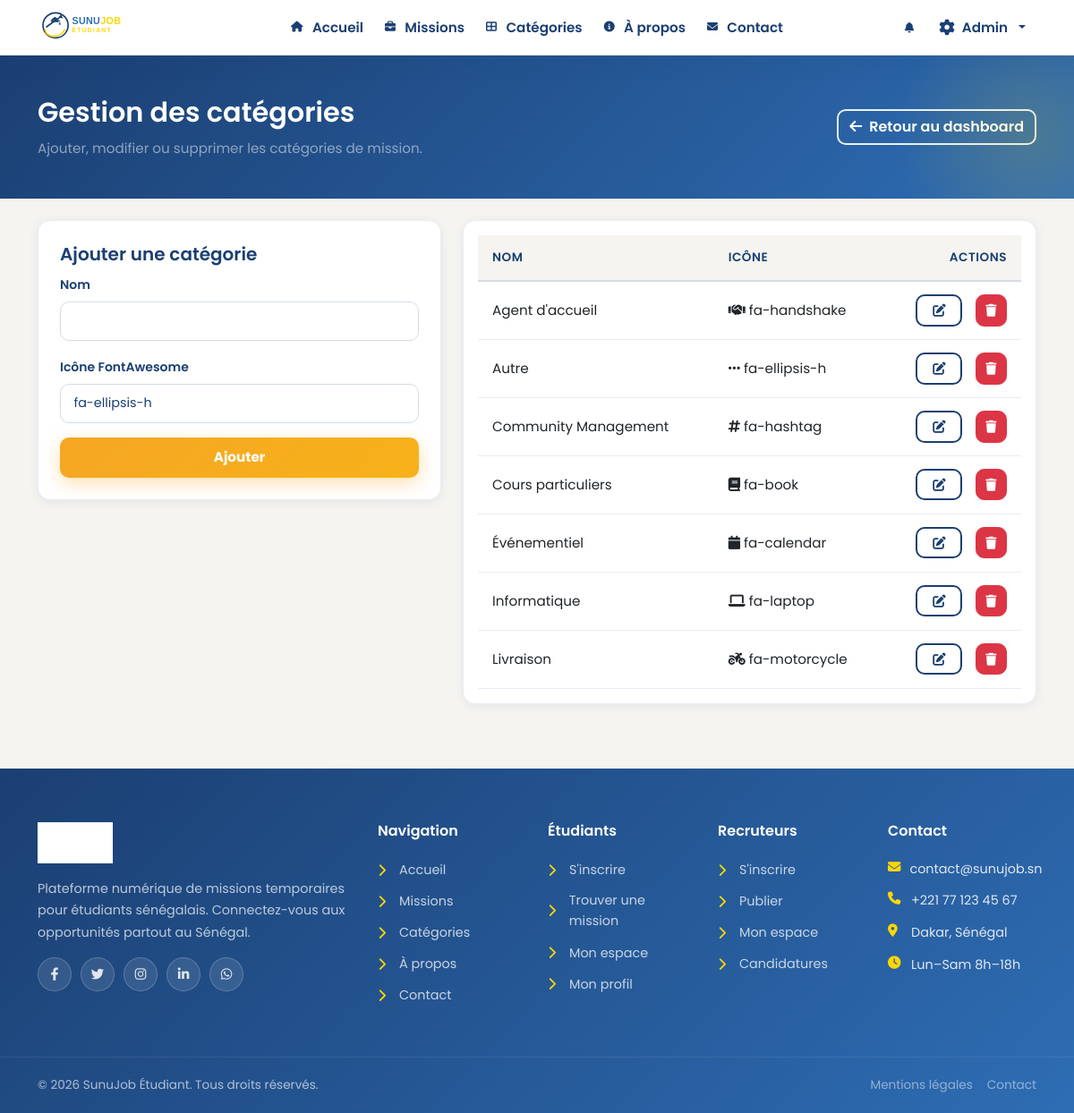
Screenshot of /pages/admin/categories.php (signed in) with the database file from the repository.
### tables this page shows
CREATE TABLE categories (
    id INT AUTO_INCREMENT PRIMARY KEY,
    nom VARCHAR(100) NOT NULL UNIQUE,
    icone VARCHAR(50)
);

### pages/admin/categories.php (the view, shortened to what this page needs)
<?php
require_once $_SERVER['DOCUMENT_ROOT'] . '/includes/db.php';
$edition = false;
$categorie = ['id' => 0, 'nom' => '', 'icone' => 'fa-ellipsis-h'];
$categories = [];
$result = $conn->query("SELECT id, nom, icone FROM categories ORDER BY nom");
if ($result) {
    $categories = $result->fetch_all(MYSQLI_ASSOC);
}
require_once $_SERVER['DOCUMENT_ROOT'] . '/includes/header.php';
?>
<div class="page-header">
    <div class="container">
        <div class="d-flex justify-content-between align-items-center">
            <div>
                <h1>Gestion des catégories</h1>
                <p class="mb-0 text-white-50">Ajouter, modifier ou supprimer les catégories de mission.</p>
            </div>
            <a href="/pages/admin/dashboard.php" class="btn btn-outline-header"><i class="fas fa-arrow-left me-2"></i>Retour au dashboard</a>
        </div>
    </div>
</div>
<div class="container py-4">
    <div class="row g-4">
        <div class="col-lg-5">
            <div class="card-dashboard p-4">
                <h5><?= $edition ? 'Modifier la catégorie' : 'Ajouter une catégorie' ?></h5>
                <form method="post">
                    <div class="mb-3">
                        <label for="nom" class="form-label">Nom</label>
                        <input type="text" class="form-control" id="nom" name="nom" value="<?= htmlspecialchars($categorie['nom']) ?>" required>
                    </div>
                    <div class="mb-3">
                        <label for="icone" class="form-label">Icône FontAwesome</label>
                        <input type="text" class="form-control" id="icone" name="icone" value="<?= htmlspecialchars($categorie['icone']) ?>" placeholder="fa-book">
                    </div>
                    <button type="submit" class="btn btn-cta w-100">
                        <?= $edition ? 'Mettre à jour' : 'Ajouter' ?>
                    </button>
                </form>
            </div>
        </div>
        <div class="col-lg-7">
            <div class="card-dashboard p-3">
                <div class="table-responsive">
                    <table class="table table-hover align-middle mb-0">
                        <thead>
                            <tr>
                                <th>Nom</th>
                                <th>Icône</th>
                                <th class="text-end">Actions</th>
                            </tr>
                        </thead>
                        <tbody>
                            <?php foreach ($categories as $cat): ?>
                                <tr>
                                    <td><?= htmlspecialchars($cat['nom']) ?></td>
                                    <td><i class="fas <?= htmlspecialchars($cat['icone']) ?>"></i> <?= htmlspecialchars($cat['icone']) ?></td>
                                    <td class="text-end">
                                        <a href="/pages/admin/categories.php?edit=<?= htmlspecialchars($cat['id']) ?>" class="btn btn-sm admin-action-btn btn-outline-custom" title="Modifier">
                                            <i class="fas fa-edit"></i>
                                        </a>
                                        <form method="post" class="d-inline ms-1" onsubmit="return confirm('Supprimer cette catégorie ?');">
                                            <button type="submit" class="btn btn-sm admin-action-btn btn-danger" title="Supprimer">
                                                <i class="fas fa-trash"></i>
                                            </button>
                                        </form>
                                    </td>
                                </tr>
                            <?php endforeach; ?>
                        </tbody>
                    </table>
                </div>
            </div>
        </div>
    </div>
</div>
<?php require_once $_SERVER['DOCUMENT_ROOT'] . '/includes/footer.php';

### assets/css/variables.css (style rules this page uses)
:root { --color-primary: #1B3F72; --color-primary-light: #2E6DB4; --color-accent-gold: #FFD700; --color-accent-green: #2D9B4E; --color-bg: #F5F4F0; --color-bg-alt: #FFFFFF; --color-white: #FFFFFF; --color-border: #D4DCE8; --color-border-light: #E8EDF4; --color-text-main: #1B3F72; --color-text-muted: #6B7280; --color-text-light: #E8E8E6; --gradient-primary: linear-gradient(135deg, #1B3F72 0%, #2E6DB4 100%); --gradient-primary-r: linear-gradient(135deg, #2E6DB4 0%, #1B3F72 100%); --gradient-hero: linear-gradient(135deg, #1B3F72 0%, #2E6DB4 100%); --gradient-gold: linear-gradient(135deg, #FFD700 0%, #E6C200 100%); --gradient-accent: linear-gradient(135deg, #2D9B4E 0%, #FFD700 100%); --gradient-green: linear-gradient(135deg, #2D9B4E 0%, #1F7A3A 100%); --gradient-navbar: linear-gradient(135deg, #2F3440 0%, #4B5563 100%); --shadow-sm: 0 2px 8px rgba(27, 63, 114, 0.08); --shadow-md: 0 4px 16px rgba(27, 63, 114, 0.12); --shadow-lg: 0 8px 32px rgba(27, 63, 114, 0.18); --shadow-card: 0 2px 12px rgba(27, 63, 114, 0.08); --shadow-hover: 0 12px 40px rgba(27, 63, 114, 0.22); --radius-sm: 6px; --radius-md: 10px; --radius-lg: 14px; --radius-xl: 20px; --radius-full: 9999px; --color-success: #2D9B4E; --color-warning: #F5A623; --color-accent-orange: #F5A623; --color-danger: #DC3545; --color-info: #2E6DB4; --gradient-orange: linear-gradient(135deg, #F5A623 0%, #F7B21A 100%); }

### assets/css/style.css (style rules this page uses)
*, *::before, *::after { box-sizing: border-box; }
body { font-family: 'Poppins', sans-serif; color: var(--color-text-main); background-color: var(--color-bg); line-height: 1.65; font-size: 0.95rem; }
h1, h2, h3, h4, h5, h6 { color: var(--color-primary); font-weight: 600; line-height: 1.3; }
a { color: var(--color-primary-light); text-decoration: none; transition: color 0.25s ease; }
.admin-action-btn { width: 2.2rem; height: 2.2rem; display: inline-flex; align-items: center; justify-content: center; padding: 0; border-radius: 0.6rem; transition: transform 0.2s ease, box-shadow 0.2s ease; margin-left: 0.4rem; }
.admin-action-btn:first-child { margin-left: 0; }
.btn-cta { background: var(--gradient-orange, linear-gradient(135deg, #F5A623 0%, #F7B21A 100%)); border: none; color: #fff; border-radius: var(--radius-md); font-weight: 700; font-size: 0.95rem; padding: 0.7rem 1.9rem; transition: all 0.3s ease; box-shadow: 0 6px 20px rgba(245, 166, 35, 0.35); position: relative; overflow: hidden; }
.btn-cta::before { content: ''; position: absolute; top: 0; left: -100%; width: 100%; height: 100%; background: rgba(255, 255, 255, 0.15); transition: left 0.3s ease; z-index: 0; }
.btn-outline-custom { border: 2px solid var(--color-primary); color: var(--color-primary); background: transparent; border-radius: var(--radius-md); font-weight: 600; font-size: 0.9rem; padding: 0.55rem 1.5rem; transition: all 0.25s ease; }
.card-dashboard { border: 1px solid var(--color-border-light); border-radius: var(--radius-lg); background: var(--color-white); box-shadow: var(--shadow-card); transition: all 0.25s ease; overflow: hidden; }
.form-control, .form-select { border: 1.5px solid var(--color-border); border-radius: var(--radius-md); padding: 0.65rem 0.9rem; font-size: 0.9rem; color: var(--color-text-dark); background-color: #fff; transition: all 0.25s ease; }
.form-control::placeholder { color: var(--color-text-light); }
.form-label { color: var(--color-primary); font-weight: 600; font-size: 0.875rem; margin-bottom: 0.4rem; }
.page-header { background: var(--gradient-hero); color: #fff; padding: 44px 0; position: relative; overflow: hidden; }
.page-header::before { content: ''; position: absolute; right: -100px; top: -60px; width: 300px; height: 300px; background: radial-gradient(circle, rgba(255, 215, 0, 0.15) 0%, transparent 70%); }
.page-header h1 { color: #fff; font-size: 1.9rem; margin-bottom: 0.5rem; }
.page-header .btn-outline-header, .hero-section .btn-outline-header { border: 2px solid rgba(255, 255, 255, 0.9); color: #fff; background: transparent; border-radius: var(--radius-md); font-weight: 600; transition: all 0.25s ease; }
.table { border-collapse: separate; border-spacing: 0; }
.table thead th { background: var(--color-bg); color: var(--color-primary); font-weight: 600; font-size: 0.85rem; text-transform: uppercase; letter-spacing: 0.5px; border-bottom: 2px solid var(--color-border); padding: 0.85rem 1rem; }
.table tbody tr { transition: background 0.15s; }
.table tbody td { padding: 0.9rem 1rem; vertical-align: middle; border-bottom: 1px solid var(--color-border-light); }

### rows the page displays
categories: nom "Agent d'accueil", icone "fa-handshake"
categories: nom "Autre", icone "fa-ellipsis-h"
categories: nom "Community Management", icone "fa-hashtag"
categories: nom "Cours particuliers", icone "fa-book"
categories: nom "Événementiel", icone "fa-calendar"
categories: nom "Informatique", icone "fa-laptop"
categories: nom "Livraison", icone "fa-motorcycle"
